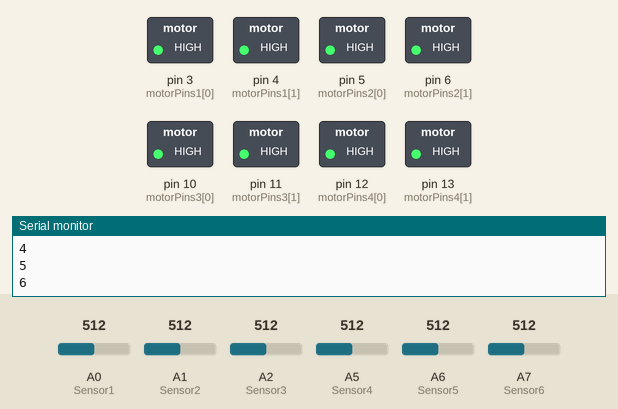
Recording of a sketch running on a simulated Arduino Nano, built with avr-gcc and run on an emulated ATmega328P. On the bench: switched loads named in the sketch (green lamp = pin HIGH), the last lines printed to the serial monitor. The inputs (shaded band) are chosen by the test bench; at power-on: A0 (Sensor1) = 512, A1 (Sensor2) = 512, A6 (Sensor5) = 512, A7 (Sensor6) = 512, A2 (Sensor3) = 512, A5 (Sensor4) = 512.

Above: at 1.2 s.
1.3 s: A0 (Sensor1) set to 492
At 2.3 s:
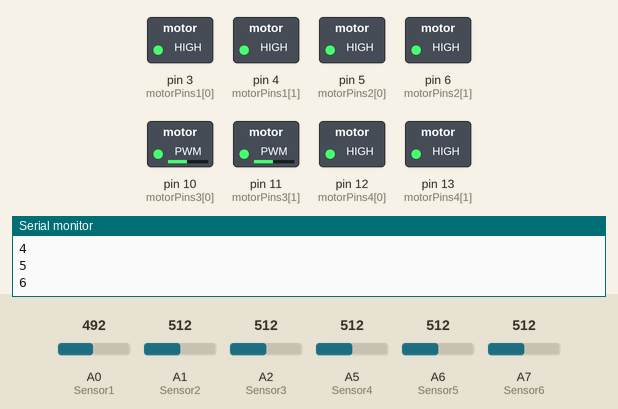
2.8 s: A1 (Sensor2) set to 492
At 3.8 s:
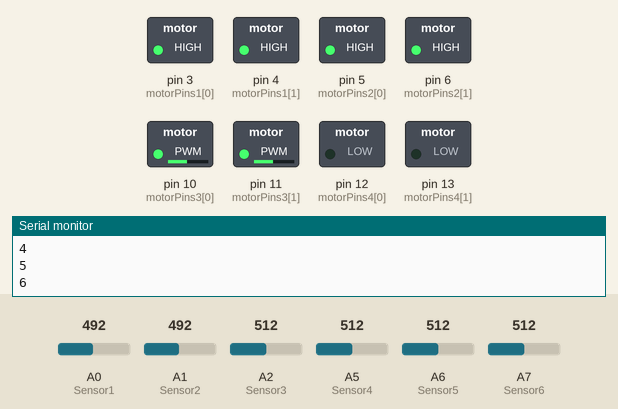
4.3 s: A6 (Sensor5) set to 484
At 5.4 s:
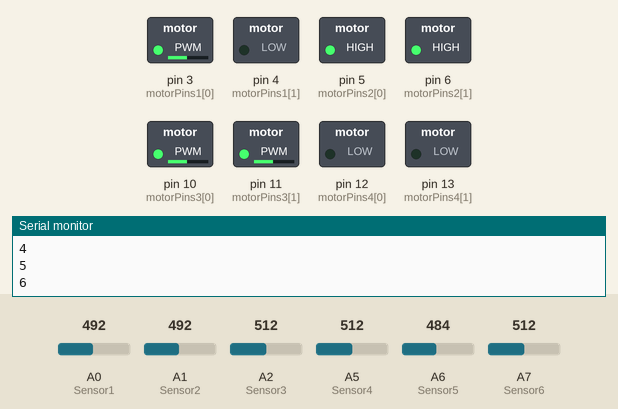
5.8 s: A7 (Sensor6) set to 306
At 6.9 s:
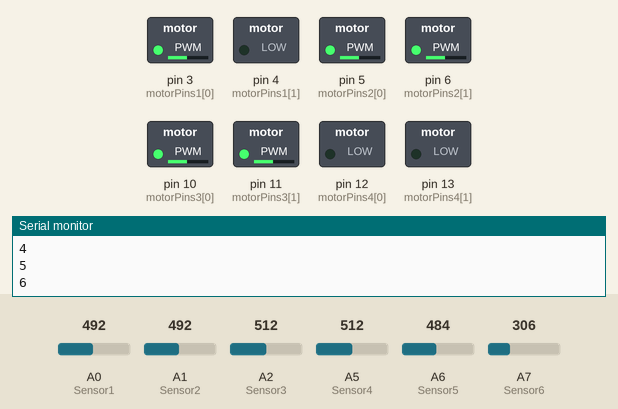
7.3 s: A0 (Sensor1) set to 710
At 8.5 s:
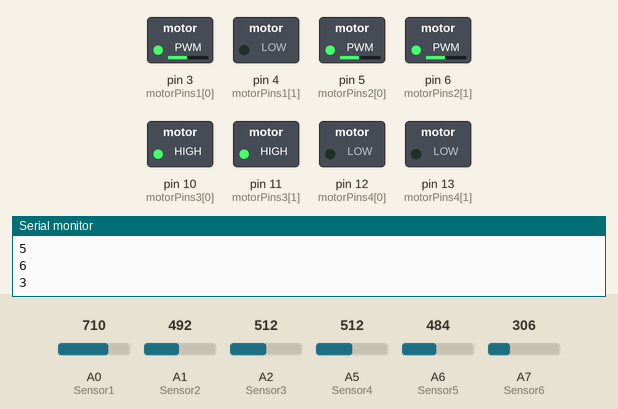
8.8 s: A1 (Sensor2) set to 710
At 10.0 s:
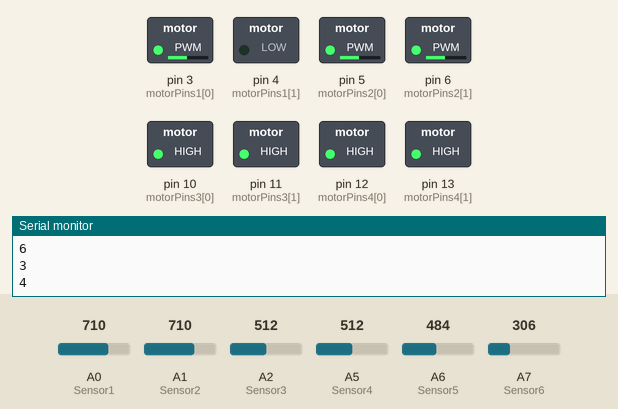
Timing chart, 0 to 11.3 s (numbered marks = the images above; inputs shaded):
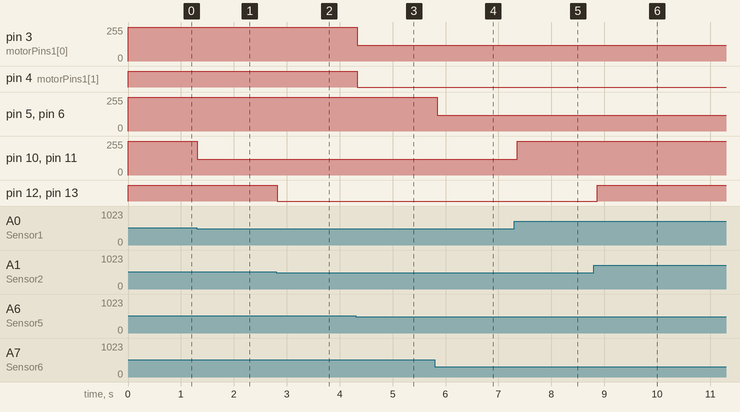

The sketch:

sketch_dec6a.ino
```cpp
// 아날로그 입력 핀 설정
const int Sensor1 = A0; // 압력센서 1
const int Sensor2 = A1; // 압력센서 2
const int Sensor3 = A2; // 압력센서 3
const int Sensor4 = A5; // 플렉스센서 1
const int Sensor5 = A6; // 플렉스센서 2
const int Sensor6 = A7; // 플렉스센서 3

// 진동 모터 핀 설정
const int motorPins1[] = {3, 4}; // Sensor1 -> Motor pins 3, 4
const int motorPins2[] = {5, 6}; // Sensor2 -> Motor pins 5, 6
const int motorPins3[] = {10, 11}; // Sensor5 -> Motor pins 10, 11
const int motorPins4[] = {12, 13}; // Sensor6 -> Motor pins 12, 13

unsigned long startTime3 = 0;
unsigned long startTime4 = 0;
bool measuring3 = false;
bool measuring4 = false;

// flag 변수 초기화
bool flag1 = false; // Sensor1의 500 초과 여부
bool flag2 = false; // Sensor2의 500 초과 여부
bool flag3 = false; // Sensor5의 500 초과 여부
bool flag4 = false; // Sensor6의 500 초과 여부
bool flag5 = false; // Sensor3의 700 초과 여부
bool flag6 = false; // Sensor4의 700 초과 여부

void setup() {
  // 시리얼 통신 시작
  Serial.begin(9600); // 시리얼 통신 속도 9600

  // 진동 모터 핀을 출력으로 설정
  for (int i = 0; i < 2; i++) {
    pinMode(motorPins1[i], OUTPUT);
    analogWrite(motorPins1[i], 119); // 수정된 부분
    pinMode(motorPins2[i], OUTPUT);
    analogWrite(motorPins2[i], 119);
    pinMode(motorPins3[i], OUTPUT);
    analogWrite(motorPins3[i], 119); // 수정된 부분
    pinMode(motorPins4[i], OUTPUT);
    analogWrite(motorPins4[i], 119);
  }
}

void loop() {
  // 각 센서의 아날로그 값을 읽음
  int Value1 = analogRead(Sensor1);
  int Value2 = analogRead(Sensor2);
  int Value3 = analogRead(Sensor3);
  int Value4 = analogRead(Sensor4);
  int Value5 = analogRead(Sensor5);
  int Value6 = analogRead(Sensor6);

  // 압력 센서가 500을 초과하면 해당 번호 출력 (한 번만)
  if (Value1 > 500 && !flag1) {
    Serial.println("3"); // 압력센서 1이 500을 넘으면 3 출력
    flag1 = true; // flag1을 true로 설정하여 이후엔 출력 안 함
  } else if (Value1 <= 500) {
    flag1 = false; // Value1이 500 이하로 돌아오면 flag1 초기화
  }

  if (Value2 > 500 && !flag2) {
    Serial.println("4"); // 압력센서 2가 500을 넘으면 4 출력
    flag2 = true; // flag2를 true로 설정하여 이후엔 출력 안 함
  } else if (Value2 <= 500) {
    flag2 = false; // Value2가 500 이하로 돌아오면 flag2 초기화
  }

  if (Value5 > 500 && !flag3) {
    Serial.println("5"); // 압력센서 5가 500을 넘으면 5 출력
    flag3 = true; // flag3을 true로 설정하여 이후엔 출력 안 함
  } else if (Value5 <= 500) {
    flag3 = false; // Value5가 500 이하로 돌아오면 flag3 초기화
  }

  if (Value6 > 500 && !flag4) {
    Serial.println("6"); // 압력센서 6이 500을 넘으면 6 출력
    flag4 = true; // flag4를 true로 설정하여 이후엔 출력 안 함
  } else if (Value6 <= 500) {
    flag4 = false; // Value6이 500 이하로 돌아오면 flag4 초기화
  }

  if (Value3 > 200 && Value3 < 700 && !measuring3) {
    startTime3 = millis();
    measuring3 = true;
  }
  // 3번 센서 값이 700 이상이면 "1" 출력 (한 번만)
  if (Value3 > 700 && !flag5 && measuring3) {
    Serial.println("1"); // 3번 센서 값이 700을 넘으면 "1" 출력
    unsigned long endTime3 = millis();
    unsigned long duration = endTime3 - startTime3;
    Serial.println(String(duration) + "ms");

    startTime3 = 0;
    flag5 = true; // flag5를 true로 설정하여 이후엔 출력 안 함
    measuring3 = false;
  } else if (Value3 > 300 && Value3 < 700 && !measuring3) {
    startTime3 = millis();
    measuring3 = true;
  } else if (Value3 < 300) {
    startTime3 = 0;
    measuring3 = false;
    flag5 = false; // Value3이 200 이하로 돌아오면 flag5 초기화
  }

  // 4번 센서 값이 700 이상이면 "2" 출력 (한 번만)
  if (Value4 > 700 && !flag6 && measuring4) {
    Serial.println("2"); // 3번 센서 값이 700을 넘으면 "1" 출력
    unsigned long endTime4 = millis();
    unsigned long duration = endTime4 - startTime4;
    Serial.println(String(duration) + "ms");

    flag6 = true; // flag5를 true로 설정하여 이후엔 출력 안 함
    startTime4 = 0;
    measuring4 = false;
  } else if (Value4 > 300 && Value4 < 700 && !measuring4) {
    startTime4 = millis();
    measuring4 = true;
  } else if (Value4 < 300) {
    measuring4 = false;
    startTime4 = 0;
    flag6 = false; // Value3이 200 이하로 돌아오면 flag5 초기화
  }

  // 센서 값에 따라 진동 모터 작동
  // Sensor1: 3번, 4번 모터
  if (Value1 > 500) {
    analogWrite(motorPins3[0], 255); // 3번 모터 ON
    analogWrite(motorPins3[1], 255); // 4번 모터 ON
  } else {
    analogWrite(motorPins3[0], 119); // 3번 모터 OFF
    analogWrite(motorPins3[1], 119); // 4번 모터 OFF
  }

  // Sensor2: 5번, 6번 모터
  if (Value2 > 500) {
    analogWrite(motorPins4[0], 255); // 3번 모터 ON
    analogWrite(motorPins4[1], 255); // 4번 모터 ON
  } else {
    analogWrite(motorPins4[0], 119); // 3번 모터 OFF
    analogWrite(motorPins4[1], 119); // 4번 모터 OFF
  }

  // Sensor5: 10번, 11번 모터
  if (Value5 > 500) {
    analogWrite(motorPins1[0], 255); // 3번 모터 ON
    analogWrite(motorPins1[1], 255); // 4번 모터 ON
  } else {
    analogWrite(motorPins1[0], 119); // 3번 모터 OFF
    analogWrite(motorPins1[1], 119); // 4번 모터 OFF
  }

  // Sensor6: 12번, 13번 모터
  if (Value6 > 500) {
    analogWrite(motorPins2[0], 255); // 3번 모터 ON
    analogWrite(motorPins2[1], 255); // 4번 모터 ON
  } else {
    analogWrite(motorPins2[0], 119); // 3번 모터 OFF
    analogWrite(motorPins2[1], 119); // 4번 모터 OFF
  }

  delay(100); // 100ms 대기하여 출력과 센서 읽기 간격을 빠르게 설정
}
```

Measured:
- the behaviour switches between 501 and 500 on A0 (Sensor1) (found by bisection; images 0 and 1)
- the behaviour switches between 501 and 500 on A1 (Sensor2) (found by bisection; images 1 and 2)
- the behaviour switches between 501 and 500 on A6 (Sensor5) (found by bisection; images 2 and 3)
- after the input at 1.3 s, pin 10 (motorPins3[0]), pin 11 (motorPins3[1]): 255/255 → 119/255 at once
- after the input at 2.8 s, pin 12 (motorPins4[0]), pin 13 (motorPins4[1]): HIGH → LOW at once
- after the input at 4.3 s, pin 3 (motorPins1[0]): 255/255 → 119/255 at once; pin 4 (motorPins1[1]): HIGH → LOW at once
- after the input at 5.8 s, pin 5 (motorPins2[0]), pin 6 (motorPins2[1]): 255/255 → 119/255 at once
- after the input at 7.3 s, pin 10 (motorPins3[0]), pin 11 (motorPins3[1]): 119/255 → 255/255 after 0.05 s
- after the input at 8.8 s, pin 12 (motorPins4[0]), pin 13 (motorPins4[1]): LOW → HIGH after 0.07 s
